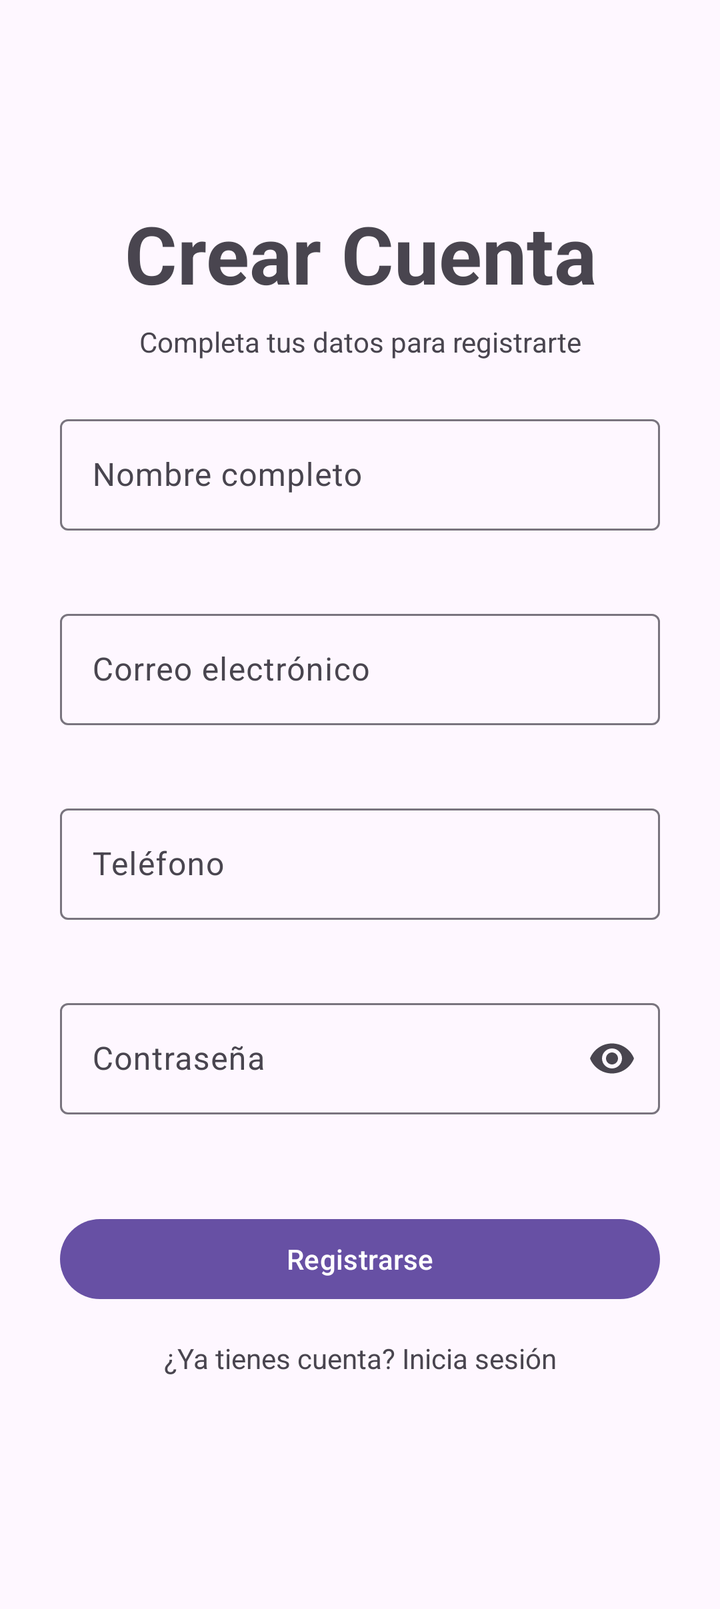
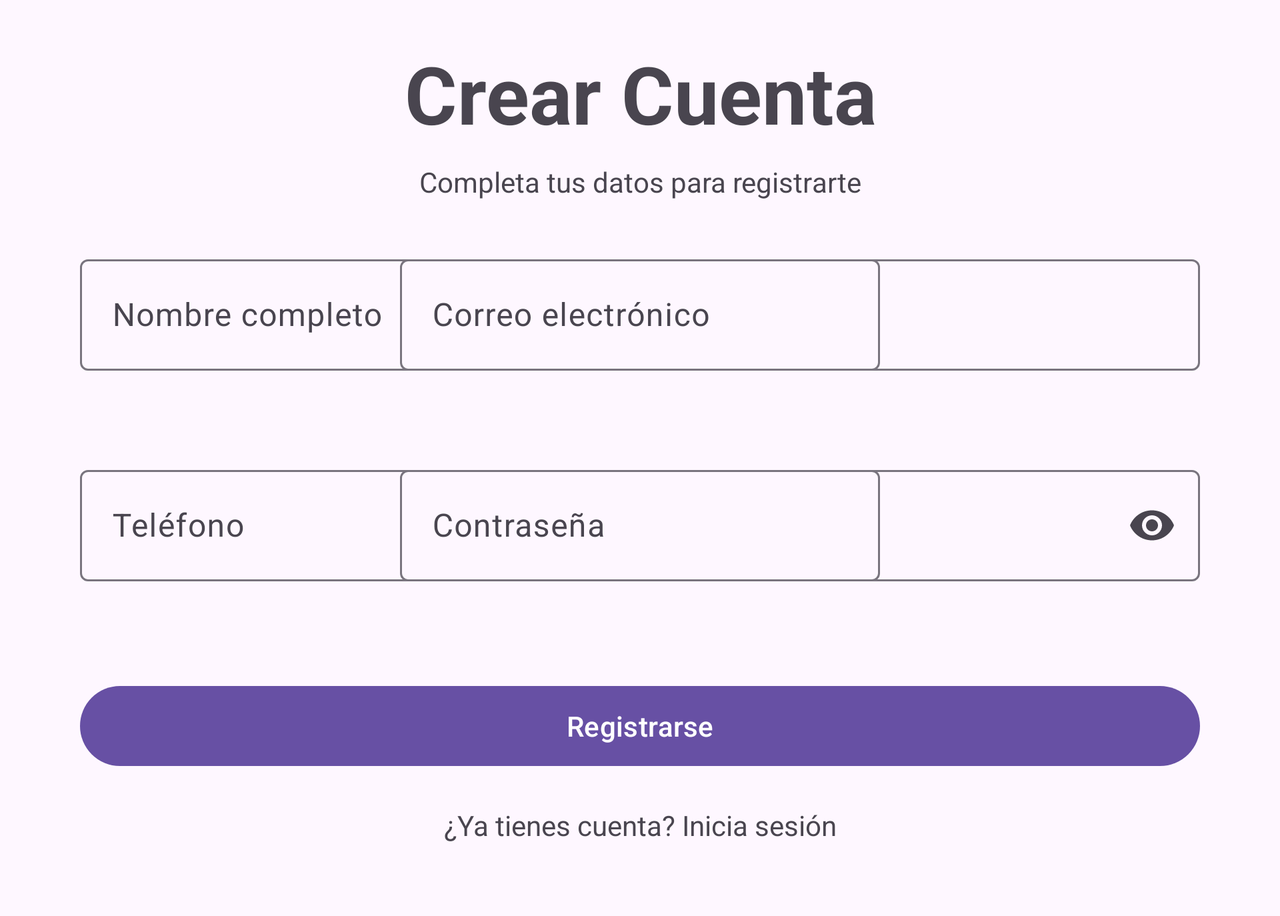

First picture: res/layout/ on a phone held upright. Second picture: the repository's own variant of that layout, on a device whose configuration matches the variant's folder. Source for both follows.
<!-- AndroidManifest.xml: application theme Theme.AplicacionPeluquerias -->
<!-- res/layout/fragment_registro.xml -->
<?xml version="1.0" encoding="utf-8"?>
<ScrollView xmlns:android="http://schemas.android.com/apk/res/android"
    xmlns:app="http://schemas.android.com/apk/res-auto"
    xmlns:tools="http://schemas.android.com/tools"
    android:layout_width="match_parent"
    android:layout_height="match_parent"
    android:fillViewport="true"
    tools:context=".fragments.RegistroFragment">

    <androidx.constraintlayout.widget.ConstraintLayout
        android:layout_width="match_parent"
        android:layout_height="wrap_content"
        android:paddingVertical="100dp"
        android:paddingHorizontal="30dp">

        
        <TextView
            android:id="@+id/textViewTituloRegistro"
            android:layout_width="0dp"
            android:layout_height="wrap_content"
            android:text="@string/titulo_registro"
            android:textAlignment="center"
            android:textSize="40sp"
            android:textStyle="bold"
            app:layout_constraintEnd_toEndOf="parent"
            app:layout_constraintStart_toStartOf="parent"
            app:layout_constraintTop_toTopOf="parent" />

        
        <TextView
            android:id="@+id/textViewSubtituloRegistro"
            android:layout_width="0dp"
            android:layout_height="wrap_content"
            android:layout_marginTop="8dp"
            android:text="@string/subtitulo_registro"
            android:textAlignment="center"
            android:textSize="14sp"
            app:layout_constraintEnd_toEndOf="parent"
            app:layout_constraintStart_toStartOf="parent"
            app:layout_constraintTop_toBottomOf="@id/textViewTituloRegistro" />

        
        <com.google.android.material.textfield.TextInputLayout
            android:id="@+id/tilNombre"
            android:layout_width="0dp"
            android:layout_height="wrap_content"
            android:layout_marginTop="24dp"
            android:hint="@string/hint_nombre"
            app:errorEnabled="true"
            app:layout_constraintEnd_toEndOf="parent"
            app:layout_constraintStart_toStartOf="parent"
            app:layout_constraintTop_toBottomOf="@id/textViewSubtituloRegistro">

            <com.google.android.material.textfield.TextInputEditText
                android:id="@+id/etNombre"
                android:layout_width="match_parent"
                android:layout_height="wrap_content"
                android:inputType="textPersonName" />
        </com.google.android.material.textfield.TextInputLayout>

        
        <com.google.android.material.textfield.TextInputLayout
            android:id="@+id/tilEmail"
            android:layout_width="0dp"
            android:layout_height="wrap_content"
            android:layout_marginTop="16dp"
            android:hint="@string/hint_email"
            app:errorEnabled="true"
            app:layout_constraintEnd_toEndOf="parent"
            app:layout_constraintStart_toStartOf="parent"
            app:layout_constraintTop_toBottomOf="@id/tilNombre">

            <com.google.android.material.textfield.TextInputEditText
                android:id="@+id/etEmail"
                android:layout_width="match_parent"
                android:layout_height="wrap_content"
                android:inputType="textEmailAddress" />
        </com.google.android.material.textfield.TextInputLayout>

        
        <com.google.android.material.textfield.TextInputLayout
            android:id="@+id/tilTelefono"
            android:layout_width="0dp"
            android:layout_height="wrap_content"
            android:layout_marginTop="16dp"
            android:hint="@string/hint_telefono"
            app:errorEnabled="true"
            app:layout_constraintEnd_toEndOf="parent"
            app:layout_constraintStart_toStartOf="parent"
            app:layout_constraintTop_toBottomOf="@id/tilEmail">

            <com.google.android.material.textfield.TextInputEditText
                android:id="@+id/etTelefono"
                android:layout_width="match_parent"
                android:layout_height="wrap_content"
                android:inputType="phone" />
        </com.google.android.material.textfield.TextInputLayout>

        
        <com.google.android.material.textfield.TextInputLayout
            android:id="@+id/tilPassword"
            android:layout_width="0dp"
            android:layout_height="wrap_content"
            android:layout_marginTop="16dp"
            android:hint="@string/hint_password"
            app:errorEnabled="true"
            app:endIconMode="password_toggle"
            app:layout_constraintEnd_toEndOf="parent"
            app:layout_constraintStart_toStartOf="parent"
            app:layout_constraintTop_toBottomOf="@id/tilTelefono">

            <com.google.android.material.textfield.TextInputEditText
                android:id="@+id/etPassword"
                android:layout_width="match_parent"
                android:layout_height="wrap_content"
                android:inputType="textPassword" />
        </com.google.android.material.textfield.TextInputLayout>

        
        <com.google.android.material.button.MaterialButton
            android:id="@+id/buttonCrearCuenta"
            android:layout_width="0dp"
            android:layout_height="wrap_content"
            android:layout_marginTop="28dp"
            android:text="@string/btn_crear_cuenta"
            app:layout_constraintEnd_toEndOf="parent"
            app:layout_constraintStart_toStartOf="parent"
            app:layout_constraintTop_toBottomOf="@id/tilPassword" />

        
        <TextView
            android:id="@+id/textViewIrALogin"
            android:layout_width="wrap_content"
            android:layout_height="wrap_content"
            android:layout_marginTop="16dp"
            android:layout_marginBottom="16dp"
            android:text="@string/ya_tienes_cuenta"
            android:textSize="14sp"
            app:layout_constraintBottom_toBottomOf="parent"
            app:layout_constraintEnd_toEndOf="parent"
            app:layout_constraintStart_toStartOf="parent"
            app:layout_constraintTop_toBottomOf="@id/buttonCrearCuenta" />

    </androidx.constraintlayout.widget.ConstraintLayout>
</ScrollView>
<!-- resources referenced by this layout -->
<resources>
  <string name="btn_crear_cuenta">Registrarse</string>
  <string name="hint_email">Correo electrónico</string>
  <string name="hint_nombre">Nombre completo</string>
  <string name="hint_password">Contraseña</string>
  <string name="hint_telefono">Teléfono</string>
  <string name="subtitulo_registro">Completa tus datos para registrarte</string>
  <string name="titulo_registro">Crear Cuenta</string>
  <string name="ya_tienes_cuenta">¿Ya tienes cuenta? Inicia sesión</string>
  <style name="Theme.AplicacionPeluquerias" parent="Base.Theme.AplicacionPeluquerias" />
  <style name="Base.Theme.AplicacionPeluquerias" parent="Theme.Material3.DayNight.NoActionBar">
          
          
      </style>
</resources>
<!-- res/layout-land/fragment_registro.xml (the repository's variant of the layout above) -->
<!-- drawn on the phone turned sideways -->
<?xml version="1.0" encoding="utf-8"?>
<ScrollView xmlns:android="http://schemas.android.com/apk/res/android"
    xmlns:app="http://schemas.android.com/apk/res-auto"
    xmlns:tools="http://schemas.android.com/tools"
    android:layout_width="match_parent"
    android:layout_height="match_parent"
    android:fillViewport="true"
    tools:context=".fragments.RegistroFragment">

    <androidx.constraintlayout.widget.ConstraintLayout
        android:layout_width="match_parent"
        android:layout_height="wrap_content"
        android:paddingVertical="20dp"
        android:paddingHorizontal="40dp">

        
        <TextView
            android:id="@+id/textViewTituloRegistro"
            android:layout_width="0dp"
            android:layout_height="wrap_content"
            android:text="@string/titulo_registro"
            android:textAlignment="center"
            android:textSize="40sp"
            android:textStyle="bold"
            app:layout_constraintEnd_toEndOf="parent"
            app:layout_constraintStart_toStartOf="parent"
            app:layout_constraintTop_toTopOf="parent" />

        
        <TextView
            android:id="@+id/textViewSubtituloRegistro"
            android:layout_width="0dp"
            android:layout_height="wrap_content"
            android:layout_marginTop="8dp"
            android:text="@string/subtitulo_registro"
            android:textAlignment="center"
            android:textSize="14sp"
            app:layout_constraintEnd_toEndOf="parent"
            app:layout_constraintStart_toStartOf="parent"
            app:layout_constraintTop_toBottomOf="@id/textViewTituloRegistro" />

        
        <com.google.android.material.textfield.TextInputLayout
            android:id="@+id/tilNombre"
            android:layout_width="400dp"
            android:layout_height="wrap_content"
            app:errorEnabled="true"
            android:layout_marginTop="24dp"
            android:hint="@string/hint_nombre"
            app:layout_constraintStart_toStartOf="parent"
            app:layout_constraintTop_toBottomOf="@id/textViewSubtituloRegistro">

            <com.google.android.material.textfield.TextInputEditText
                android:id="@+id/etNombre"
                android:layout_width="match_parent"
                android:layout_height="wrap_content"
                android:inputType="textPersonName" />
        </com.google.android.material.textfield.TextInputLayout>

        
        <com.google.android.material.textfield.TextInputLayout
            android:id="@+id/tilEmail"
            android:layout_width="400dp"
            android:layout_height="wrap_content"
            android:layout_marginTop="24dp"
            app:errorEnabled="true"
            android:hint="@string/hint_email"
            app:layout_constraintEnd_toEndOf="parent"
            app:layout_constraintTop_toBottomOf="@id/textViewSubtituloRegistro">

            <com.google.android.material.textfield.TextInputEditText
                android:id="@+id/etEmail"
                android:layout_width="match_parent"
                android:layout_height="wrap_content"
                android:inputType="textEmailAddress" />
        </com.google.android.material.textfield.TextInputLayout>

        
        <com.google.android.material.textfield.TextInputLayout
            android:id="@+id/tilTelefono"
            android:layout_width="400dp"
            android:layout_height="wrap_content"
            android:layout_marginTop="24dp"
            android:hint="@string/hint_telefono"
            app:errorEnabled="true"
            app:layout_constraintStart_toStartOf="parent"
            app:layout_constraintTop_toBottomOf="@id/tilNombre">

            <com.google.android.material.textfield.TextInputEditText
                android:id="@+id/etTelefono"
                android:layout_width="match_parent"
                android:layout_height="wrap_content"
                android:inputType="phone" />
        </com.google.android.material.textfield.TextInputLayout>

        
        <com.google.android.material.textfield.TextInputLayout
            android:id="@+id/tilPassword"
            android:layout_width="400dp"
            android:layout_height="wrap_content"
            android:layout_marginTop="24dp"
            android:hint="@string/hint_password"
            app:errorEnabled="true"
            app:endIconMode="password_toggle"
            app:layout_constraintEnd_toEndOf="parent"

            app:layout_constraintTop_toBottomOf="@id/tilEmail">

            <com.google.android.material.textfield.TextInputEditText
                android:id="@+id/etPassword"
                android:layout_width="match_parent"
                android:layout_height="wrap_content"
                android:inputType="textPassword" />
        </com.google.android.material.textfield.TextInputLayout>

        
        <com.google.android.material.button.MaterialButton
            android:id="@+id/buttonCrearCuenta"
            android:layout_width="0dp"
            android:layout_height="wrap_content"
            android:layout_marginTop="28dp"
            android:text="@string/btn_crear_cuenta"
            app:layout_constraintEnd_toEndOf="parent"
            app:layout_constraintStart_toStartOf="parent"
            app:layout_constraintTop_toBottomOf="@id/tilPassword" />

        
        <TextView
            android:id="@+id/textViewIrALogin"
            android:layout_width="wrap_content"
            android:layout_height="wrap_content"
            android:layout_marginTop="16dp"
            android:layout_marginBottom="16dp"
            android:text="@string/ya_tienes_cuenta"
            android:textSize="14sp"
            app:layout_constraintBottom_toBottomOf="parent"
            app:layout_constraintEnd_toEndOf="parent"
            app:layout_constraintStart_toStartOf="parent"
            app:layout_constraintTop_toBottomOf="@id/buttonCrearCuenta" />




    </androidx.constraintlayout.widget.ConstraintLayout>
</ScrollView>
